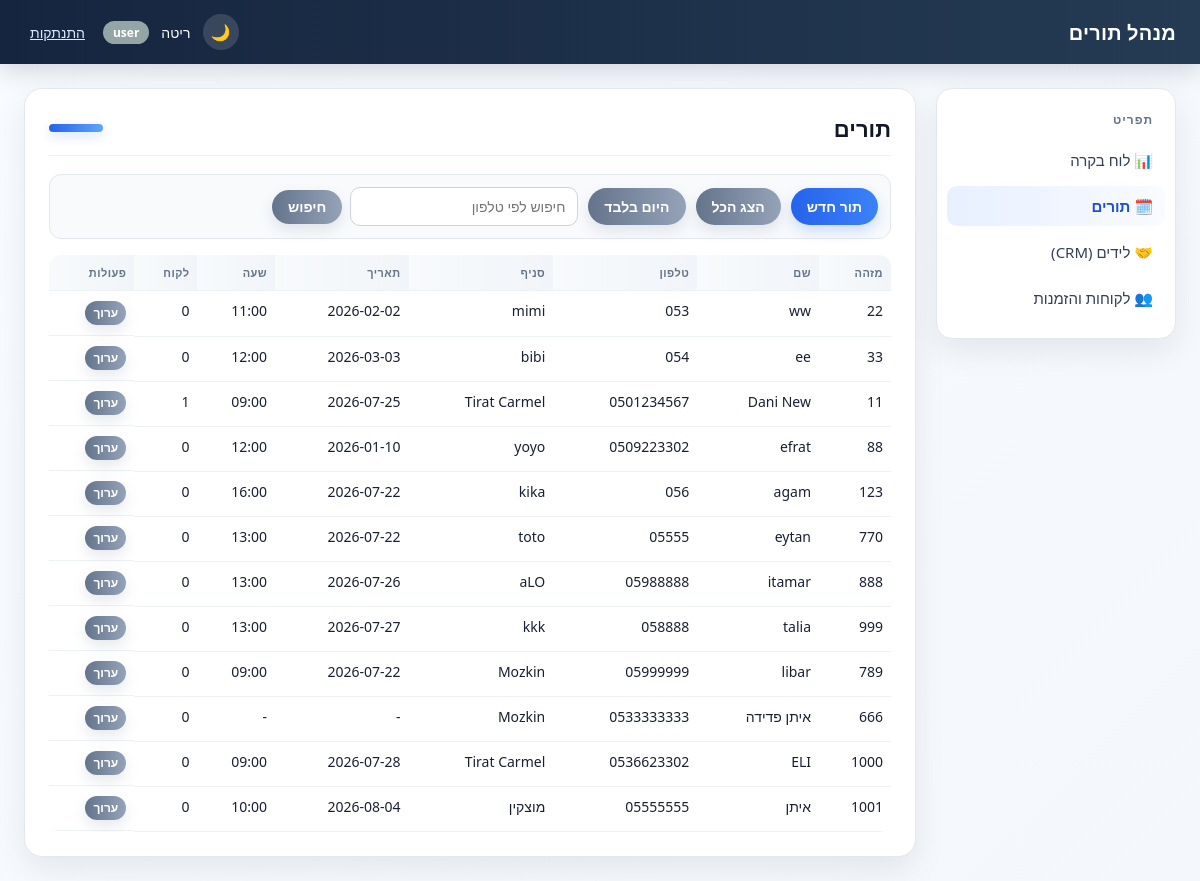
The page /appointments/ (signed in) on the database its author committed.
### tables this page shows
CREATE TABLE appointments (
            id_client TEXT PRIMARY KEY,
            name_of_client TEXT,
            phone_client TEXT,
            name_of_store TEXT,
            appointment_date TEXT,
            appointment_time TEXT,
            created_datetime_stamp TEXT
        , customer_id INTEGER REFERENCES customers(id));

### blueprints/appointments.py (the view)
@bp.route("/")
@login_required
def list_appointments():
    phone = request.args.get("phone", "").strip()
    today_only = request.args.get("today") == "1"
    repos = get_repos()
    if phone:
        df = repos.appointments.get_by_phone(phone)
    elif today_only:
        df = repos.appointments.get_today()
    else:
        df = repos.appointments.get_all()
    return render_template(
        "appointments/list.html",
        appointments=to_records(df),
        phone=phone,
        today_only=today_only,
    )

### app.py (called while the page is built)
@app.context_processor
def inject_template_globals():
    return {
        "csrf_token": generate_csrf_token(),
        "current_user": current_user(),
        "ROLE_ADMIN": roles.ADMIN,
        "ROLE_USER": roles.USER,
    }

### appointment_repository.py (called while the page is built)
    def get_all(self):
        return pd.read_sql_query(f"SELECT * FROM {TABLE_NAME}", self.conn)

### auth.py (called while the page is built)
def generate_csrf_token():
    if "csrf_token" not in session:
        session["csrf_token"] = secrets.token_hex(16)
    return session["csrf_token"]

def validate_csrf():
    if request.method != "POST":
        return
    token = session.get("csrf_token")
    submitted = request.form.get("csrf_token", "")
    if not token or not secrets.compare_digest(token, submitted):
        abort(400)

def current_user():
    return session.get("user")

def login_required(view):
    @wraps(view)
    def wrapped(*args, **kwargs):
        if current_user() is None:
            return redirect(url_for("auth.login"))
        return view(*args, **kwargs)
    return wrapped

### db_context.py (called while the page is built)
def get_conn():
    if "db_conn" not in g:
        g.db_conn = sqlite3.connect(DB_FILE, timeout=10)
    return g.db_conn

def get_repos():
    if "repos" not in g:
        conn = get_conn()
        appointments = AppointmentRepository(conn)
        g.repos = SimpleNamespace(
            appointments=appointments,
            availability=AvailabilityService(appointments),
            leads=LeadRepository(conn),
            lead_statuses=LeadStatusRepository(conn),
            customers=CustomerRepository(conn),
            invoices=InvoiceRepository(conn),
            users=UserRepository(conn),
            id_sequence=IdSequence(conn),
        )
    return g.repos

def init_app(app):
    @app.teardown_appcontext
    def close_conn(exception):
        conn = g.pop("db_conn", None)
        if conn is not None:
            conn.close()

### id_sequence.py (called while the page is built)
    def _seed_if_empty(self):
        count = self.conn.execute("SELECT COUNT(*) FROM id_sequence").fetchone()[0]
        if count > 0:
            return
        max_existing = self._max_existing_id()
        if max_existing > 0:
            self.conn.execute("INSERT INTO id_sequence (id) VALUES (?)", (max_existing,))
            self.conn.commit()

### view_utils.py (called while the page is built)
def to_records(df):
    return df.where(pd.notnull(df), None).to_dict("records")

def role_badge_class(role):
    return ROLE_BADGE_CLASSES.get(role, "badge-gray")

### templates/appointments/list.html (shortened to what this page needs)
{% extends "base.html" %}
{% block page_heading %}תורים{% endblock %}
{% block content %}
<div class="toolbar">
    <a href="{{ url_for('appointments.new_choose_day') }}" class="btn">תור חדש</a>
    <a href="{{ url_for('appointments.list_appointments') }}" class="btn btn-secondary">הצג הכל</a>
    <a href="{{ url_for('appointments.list_appointments', today=1) }}" class="btn btn-secondary">היום בלבד</a>
    <form method="get">
        <input type="text" name="phone" placeholder="חיפוש לפי טלפון" value="{{ phone }}">
        <button type="submit" class="btn btn-secondary">חיפוש</button>
    </form>
</div>
{% if appointments %}
<table>
    <thead>
        <tr>
            <th>מזהה</th>
            <th>שם</th>
            <th>טלפון</th>
            <th>סניף</th>
            <th>תאריך</th>
            <th>שעה</th>
            <th>לקוח</th>
            <th>פעולות</th>
        </tr>
    </thead>
    <tbody>
        {% for a in appointments %}
        <tr>
            <td>{{ a.id_client }}</td>
            <td>{{ a.name_of_client }}</td>
            <td>{{ a.phone_client }}</td>
            <td>{{ a.name_of_store }}</td>
            <td>{{ a.appointment_date or "-" }}</td>
            <td>{{ a.appointment_time or "-" }}</td>
            <td>{{ a.customer_id|int if a.customer_id is not none else "-" }}</td>
            <td class="actions-row">
                <a href="{{ url_for('appointments.edit', id_client=a.id_client) }}" class="btn btn-secondary">ערוך</a>
            </td>
        </tr>
        {% endfor %}
    </tbody>
</table>
{% else %}
<p class="empty-state">לא נמצאו תורים.</p>
{% endif %}
{% endblock %}

### static/style.css (style rules this page uses)
* { box-sizing: border-box; }
:root { --bg: #f4f7fb; --surface: #ffffff; --surface-2: #f8fafc; --text: #172033; --muted: #64748b; --border: #e2e8f0; --primary: #2563eb; --primary-dark: #1d4ed8; --danger: #dc2626; --danger-dark: #b91c1c; --shadow: 0 12px 32px rgba(15, 23, 42, 0.08); }
body { margin: 0; font-family: "Segoe UI", Tahoma, Arial, sans-serif; background: linear-gradient(135deg, #f8fbff 0%, var(--bg) 100%); color: var(--text); direction: rtl; text-align: right; }
.toolbar { display: flex; flex-wrap: wrap; gap: 10px; align-items: center; margin-bottom: 16px; padding: 12px; background: var(--surface-2); border: 1px solid var(--border); border-radius: 12px; }
.toolbar form { display: flex; gap: 8px; align-items: center; }
table { width: 100%; border-collapse: collapse; font-size: 14px; overflow: hidden; border-radius: 12px; }
th, td { text-align: right; padding: 10px 8px; border-bottom: 1px solid #edf2f7; white-space: nowrap; vertical-align: top; }
th { background: linear-gradient(90deg, #f8fafc 0%, #f1f5f9 100%); color: #64748b; font-weight: 700; font-size: 11px; text-transform: uppercase; letter-spacing: 0.04em; }
.actions-row { display: flex; gap: 6px; align-items: center; flex-wrap: wrap; }
.actions-row .btn, .actions-row button { padding: 6px 8px; font-size: 12px; line-height: 1; }
.btn { display: inline-block; padding: 9px 16px; border-radius: 999px; border: none; background: linear-gradient(90deg, var(--primary) 0%, #3b82f6 100%); color: #fff; text-decoration: none; font-size: 14px; font-weight: 600; cursor: pointer; box-shadow: 0 6px 14px rgba(37, 99, 235, 0.2); transition: transform 0.15s ease, box-shadow 0.15s ease; }
.btn-secondary { background: linear-gradient(90deg, #64748b 0%, #94a3b8 100%); box-shadow: 0 6px 14px rgba(100, 116, 139, 0.16); }
input[type=text], input[type=password], input[type=email], input[type=number], input[type=date], input[type=time], select, textarea { padding: 9px 12px; border: 1px solid #cbd5e1; border-radius: 10px; font-size: 14px; font-family: inherit; background: #fff; transition: border-color 0.2s ease, box-shadow 0.2s ease; }
.actions-row { display: flex; gap: 8px; }

### rows shown on the page
appointments: id_client "22", name_of_client "ww", phone_client "053", name_of_store "mimi", appointment_date "2026-02-02", appointment_time "11:00", customer_id "0"
appointments: id_client "33", name_of_client "ee", phone_client "054", name_of_store "bibi", appointment_date "2026-03-03", appointment_time "12:00", customer_id "0"
appointments: id_client "11", name_of_client "Dani New", phone_client "0501234567", name_of_store "Tirat Carmel", appointment_date "2026-07-25", appointment_time "09:00", customer_id "1"
appointments: id_client "88", name_of_client "efrat", phone_client "0509223302", name_of_store "yoyo", appointment_date "2026-01-10", appointment_time "12:00", customer_id "0"
appointments: id_client "123", name_of_client "agam", phone_client "056", name_of_store "kika", appointment_date "2026-07-22", appointment_time "16:00", customer_id "0"
appointments: id_client "770", name_of_client "eytan", phone_client "05555", name_of_store "toto", appointment_date "2026-07-22", appointment_time "13:00", customer_id "0"
appointments: id_client "888", name_of_client "itamar", phone_client "05988888", name_of_store "aLO", appointment_date "2026-07-26", appointment_time "13:00", customer_id "0"
appointments: id_client "999", name_of_client "talia", phone_client "058888", name_of_store "kkk", appointment_date "2026-07-27", appointment_time "13:00", customer_id "0"
appointments: id_client "789", name_of_client "libar", phone_client "05999999", name_of_store "Mozkin", appointment_date "2026-07-22", appointment_time "09:00", customer_id "0"
appointments: id_client "666", name_of_client "איתן פדידה", phone_client "0533333333", name_of_store "Mozkin", appointment_date "-", appointment_time "-", customer_id "0"
appointments: id_client "1000", name_of_client "ELI", phone_client "0536623302", name_of_store "Tirat Carmel", appointment_date "2026-07-28", appointment_time "09:00", customer_id "0"
appointments: id_client "1001", name_of_client "איתן", phone_client "05555555", name_of_store "מוצקין", appointment_date "2026-08-04", appointment_time "10:00", customer_id "0"

### other values the page prints
{{ current_user.username }} "ריטה"
{{ current_user.role }} "user"
